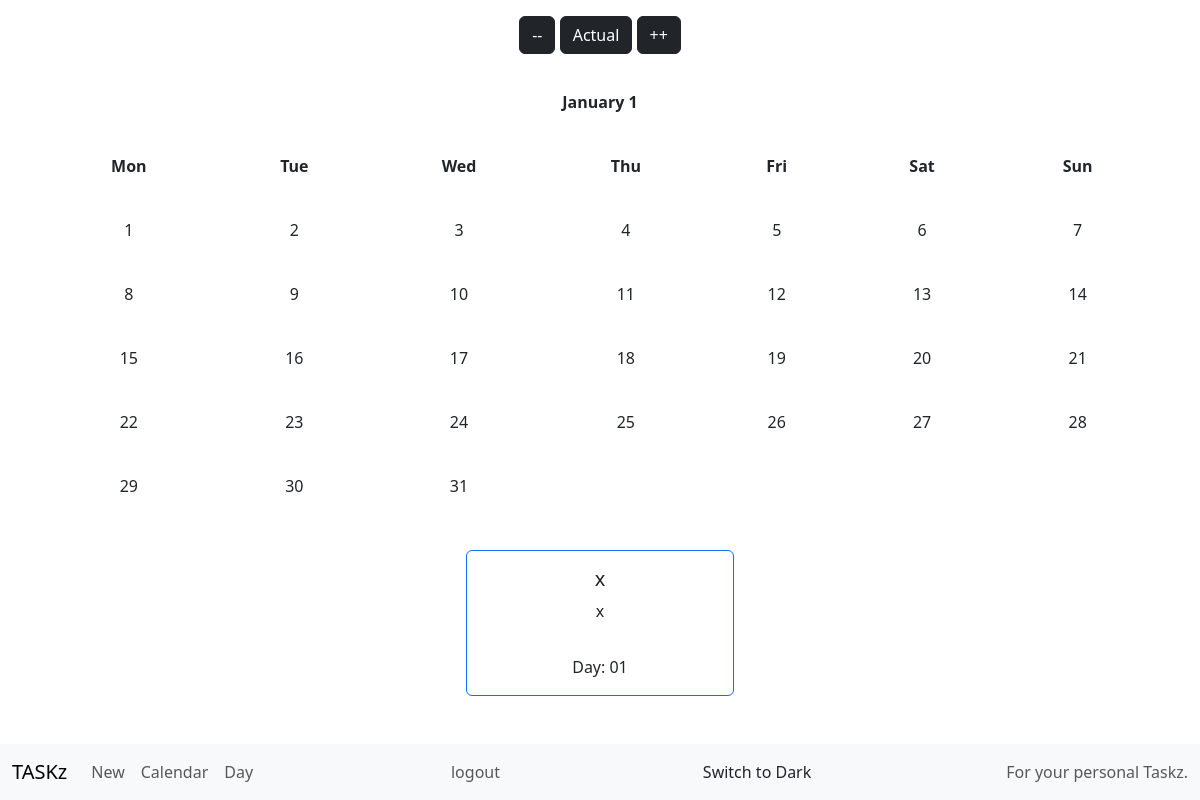
/cal?year=1&month=01 (signed in), run on an earlier commit of the app's database.
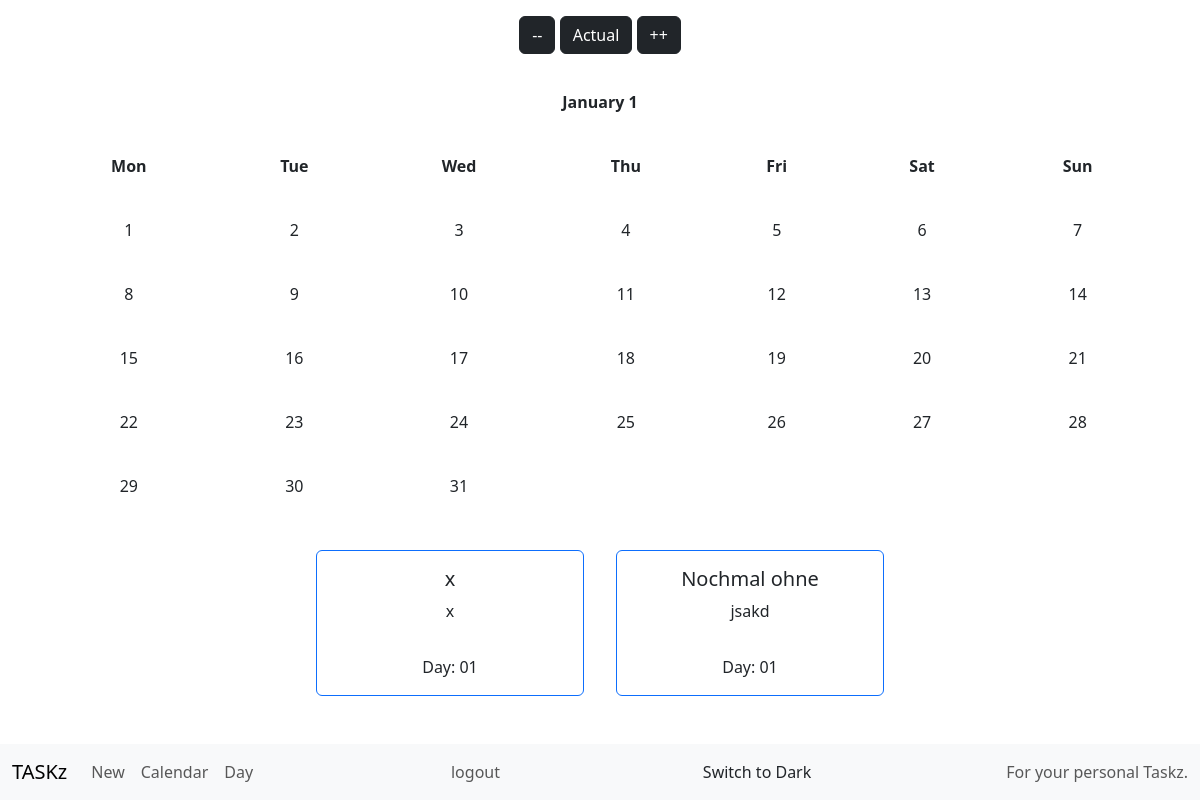
And on a later commit of the database.
### tables this page shows
CREATE TABLE taskz (
                        id INTEGER PRIMARY KEY AUTOINCREMENT, 
                        user INTEGER NOT NULL, 
                        title TEXT NOT NULL, 
                        text TEXT,
                        created TIMESTAMP DEFAULT CURRENT_TIMESTAMP, 
                        date TIMESTAMP, 
                        checked INTEGER DEFAULT 0, 
                        FOREIGN KEY(user) REFERENCES users(id));

### app.py (the view)
@app.route("/cal", methods=["GET", "POST"])
@login_required
def cal():
    this_year = datetime.now().year
    this_month = datetime.now().month
    year = request.args.get("year", default = this_year, type = int)
    month = request.args.get("month", default = this_month, type = int)
    cal = calendar.HTMLCalendar().formatmonth(year, month)
    prev_month = month - 1 if month > 1 else 12
    prev_year = year if month > 1 else year - 1
    next_month = month + 1 if month < 12 else 1
    next_year = year if month < 12 else year + 1
    taskz = get_taskz(session["user"])
    return render("calendar.html", taskz=taskz, calendar=cal, year=year, month=month,
                  prev_year=prev_year, prev_month = prev_month,
                  next_year=next_year, next_month=next_month,
                  this_year=this_year, this_month=this_month)

### functions.py (called while the page is built)
def login_required(f):
    @wraps(f)
    def decorated_function(*args, **kwargs):
        if session.get("user") is None:
            return redirect("/login")
        return f(*args, **kwargs)
    return decorated_function

def get_taskz(user_id):
    try:
        con = sql.connect(DB, detect_types=sql.PARSE_DECLTYPES)
        try:
            con.row_factory = sql.Row
            cur = con.cursor()
            cur.execute("SELECT * FROM taskz WHERE user = ?", (user_id,))
            taskz = cur.fetchall()
        finally:
            con.close()
    except:
        return
    return taskz

### templates/calendar.html
{% extends "layout.html" %} {% block title %} - Calendar {% endblock %} {% block
    main %}
     <div class="container mt-3 mb-3 text-center">
        <a href="?year={{ prev_year }}&month={{ prev_month }}" class="btn btn-dark"> -- </a>
        <a href="{{ url_for('cal') }}" class="btn btn-dark">Actual</a>
        <a href="?year={{ next_year }}&month={{ next_month }}" class="btn btn-dark"> ++ </a>
     </div>
     <div class="container mt-3 cal">
        {{ calendar | safe }}
    </div>
    <div class="container-fluid text-center mt-3">
        {% if taskz %}
          <div class="row justify-content-center">
            {% for task in taskz if task.date.year == year and task.date.month == month and task.checked == 0 %}
            <div class="col-12 col-xxl-2 col-xl-3 col-lg-4 col-md-6 p-3">
              <div class="card border-primary">
                <div class="card-body">
                  <h5 class="card-title">{{ task.title }}</h5>
                  <p class="card-text" style="white-space: pre-line">{{ task.text }}</p>
                </div>
                <div class="card-body">
                  Day: {{ task.date.strftime("%d") }}
                </div>
              </div>
            </div>
            {% else %}
            <h1>No Taskz this month.</h1>
            {% endfor %}
          </div>
    {% else %}
    <h1>No Taskz at all.</h1>
    {% endif %}
    </div>
    {% endblock %}

What changed in the data, as far as the page shows it:
added taskz: title "Nochmal ohne", text "jsakd", date "01"
